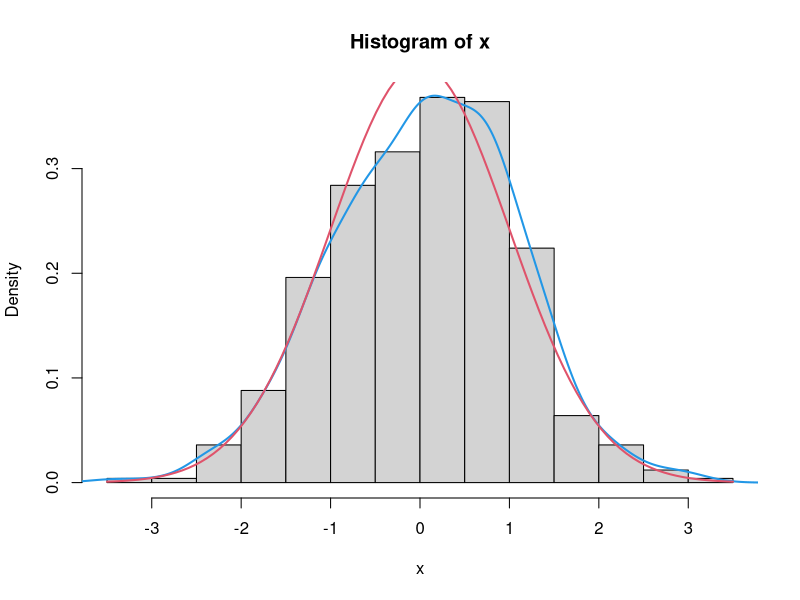
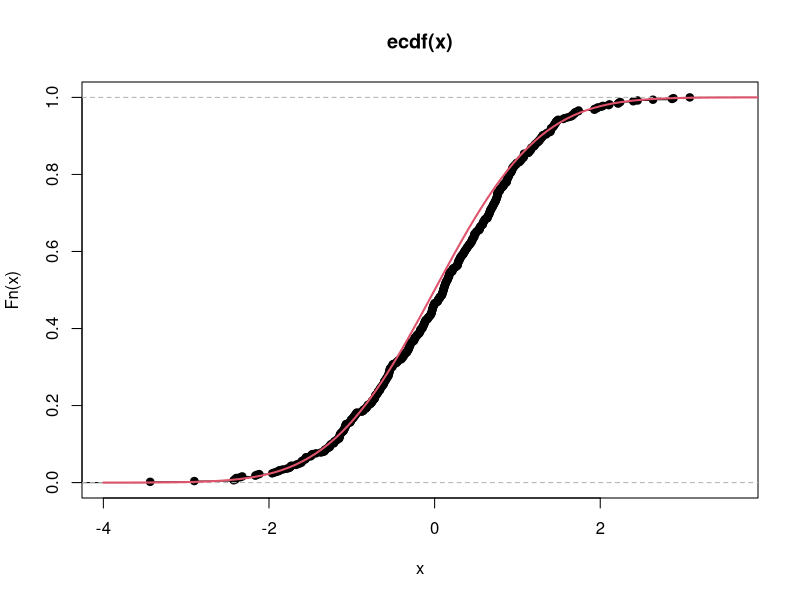
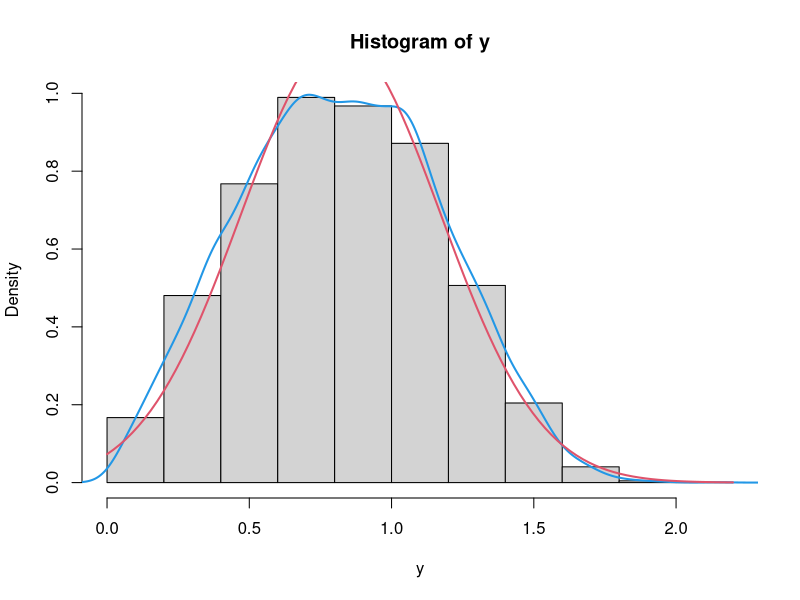
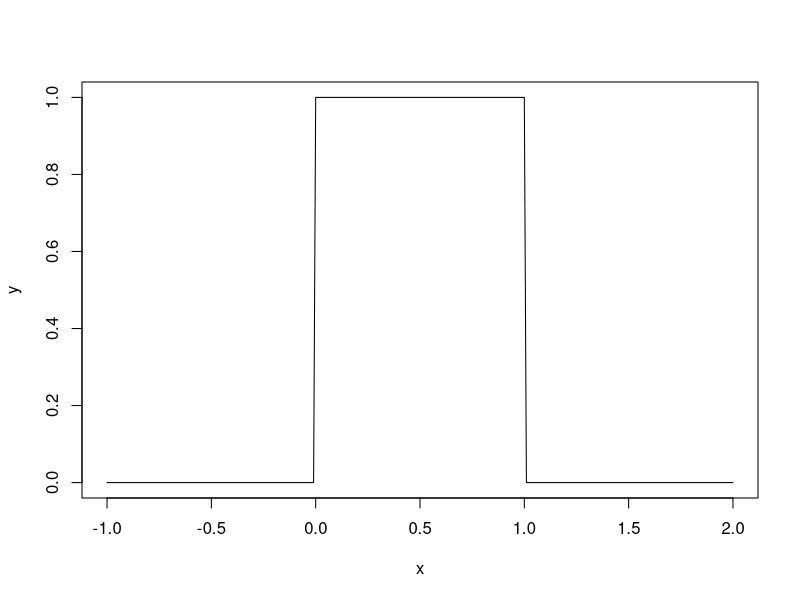
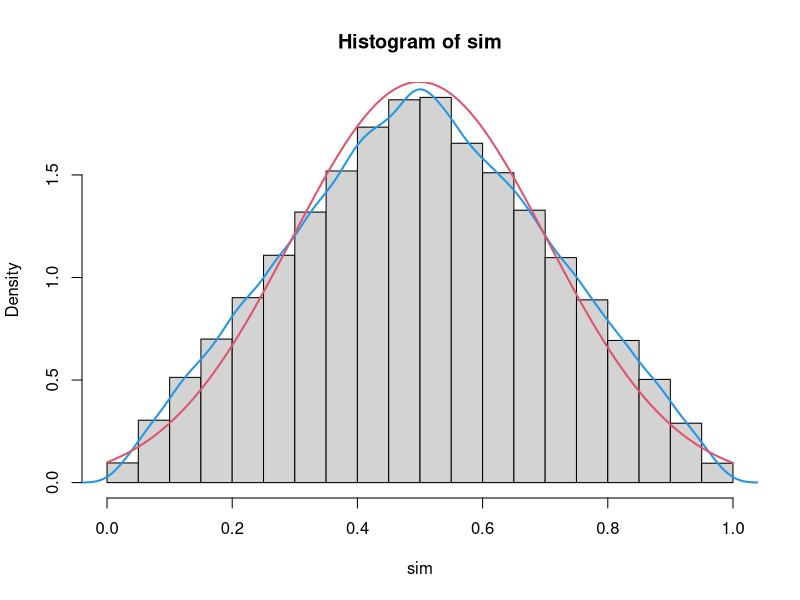
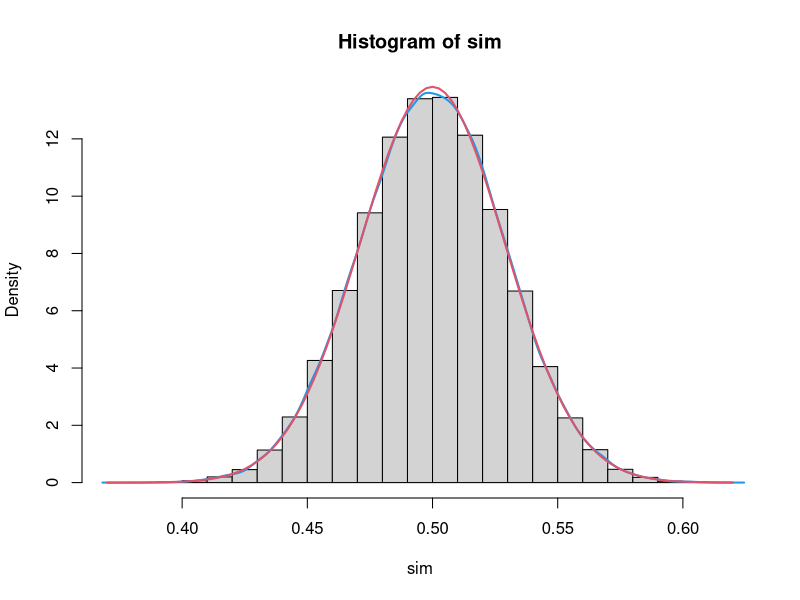
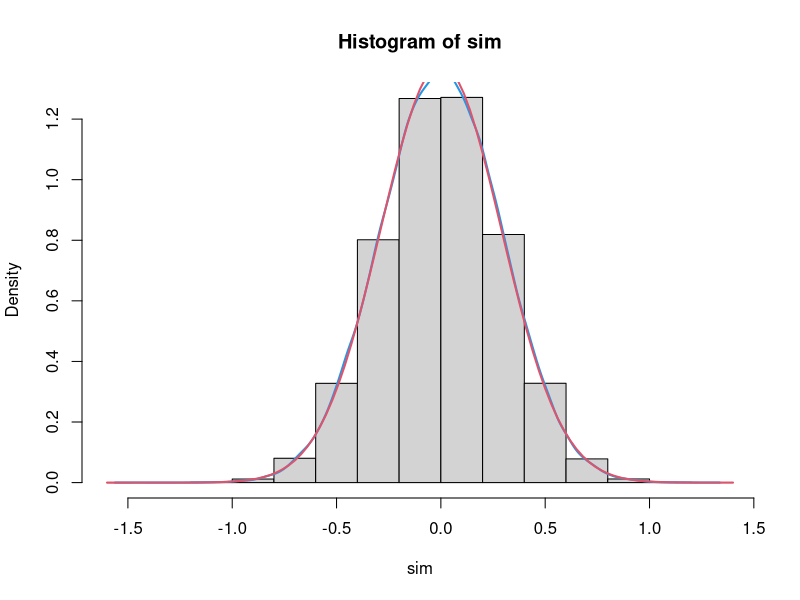
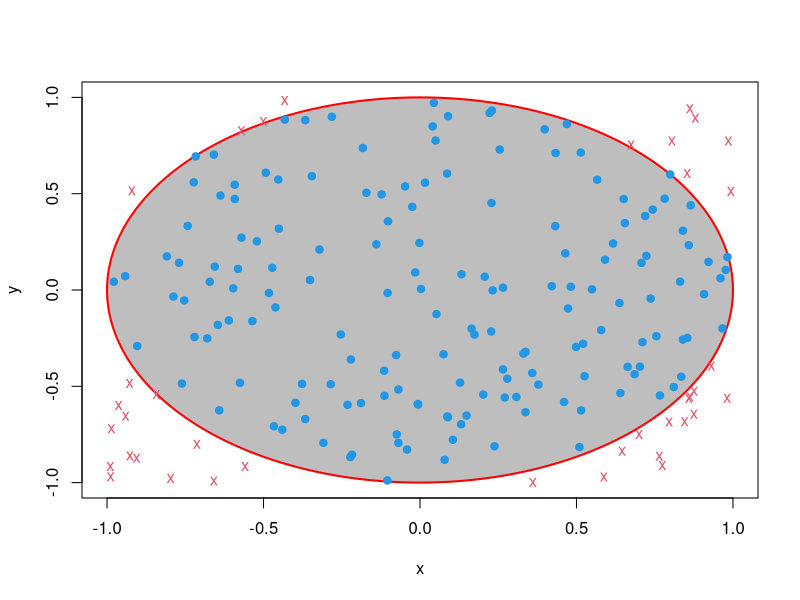

The R script that drew these images, in order:
## ---- chunk 1
# pazisiurekime p ir d sarysi: p = \int d
print("Skaiciai turi sutapti:")
integrate(dnorm, -Inf, 1)
pnorm(1)

# p ir q sarysis - tai vienas kitam prie6ingos funkcijos
print("Ar nustebsite, kad atsakymas bus 0.66?")
qnorm(pnorm(0.66))

# generavimas
print("O cia galiausiai generavimo pvz:")
x = rnorm(10000)
summary(x)

## ---- chunk 2
# sugeneruojame dydzius ir padrome grazu grafika palygonti teorija su praktika
x = rnorm(500)

# 1. histograma su branduoliniu tankiu ir palyginimu su teoriniu
hist(x, probability = TRUE)
lines(density(x), col=4, lwd=2)
curve(dnorm, lwd=2, col=2, add=TRUE)

# 2. empyrine pasiskirskirstymo funkcija 
Fn <- ecdf(x)
plot(Fn)
curve(pnorm, -4, 4, add=TRUE, col=2, lwd=2)
## ---- chunk 3
# reneruojam x
x = rnorm(10000)

# tada y
y = sqrt(abs(x))

# galiausiai gauname grafika:
hist(y, probability = TRUE)
lines(density(y), col=4, lwd=2)
curve(dnorm(x, mean=mean(y), sd=sd(y)), lwd=2, col=2, add=TRUE)
## ---- chunk 4
# kitos galimo isvados: mean, median, table (summary), density ir t.t.
summary(y)

# kokia tikimybe, kad y >1
mean(y>1)

# kokia tikimybe, kad kad y yra intervale [1, 1.5]
mean((1 <= y) & (y <=1.5))

# raskime 70% kvantili, t.y. toki x, kuriam galia lygybe: P(y<x)=0.7
quantile(y, 0.7)
## ---- chunk 5
# lets define the function that demonstrate dice roll
rollDice <- function(NDice){
  sum(sample(6, size=NDice, replace = TRUE))
}

# apply this function
rollDice(2) # pirmo zaidejo ekspermentas
rollDice(3) # antro zaidejo
rollDice(2) >= rollDice(3) # zaidimo ekspermentas

# apibrezkime ekspermento funkcija
experment <- function(){
  rollDice(2) >= rollDice(3) 
}

# lets find out the distribution of sum of two dices - abi uzklausos yra ekvivalencios
sim = replicate(10000, rollDice(2) >= rollDice(3))
sim = replicate(10000, experment())

# lets estimate the probability P(dice(3)=<dice(2))
mean(sim)
## ---- chunk 6
# tai galima padaryti su specialia vfunkcija: curve(dunif, -1, 2)
# arba patiems realizuotifunkcija
x = seq(-1, 2, by=0.01)
y = dunif(x)
plot(x, y, type='l')
## ---- chunk 7
sim = replicate(100000, mean(runif(2)))
hist(sim, probability = TRUE)
lines(density(sim), col=4, lwd=2)
curve(dnorm(x, mean=mean(sim), sd=sd(sim)), lwd=2, col=2, add=TRUE)
## ---- chunk 8
sim = replicate(100000, mean(runif(100)))
hist(sim, probability = TRUE)
lines(density(sim), col=4, lwd=2)
curve(dnorm(x, mean=mean(sim), sd=sd(sim)), lwd=2, col=2, add=TRUE)
## ---- chunk 9
N = 50
sim = replicate(100000, sqrt(N)*(mean(runif(N))-0.5))
hist(sim, probability = TRUE)
lines(density(sim), col=4, lwd=2)
curve(dnorm(x, mean=mean(sim), sd=sd(sim)), lwd=2, col=2, add=TRUE)
## ---- chunk 10
t = seq(0, 2*pi, by=0.01)
xx = cos(t)
yy = sin(t)
plot(NA, xlim=c(-1,1), ylim=c(-1,1), xlab="x", ylab="y")
polygon(xx, yy, col = "gray", border = "red", lwd=2)
N = 200
x = runif(N, -1, 1)
y = runif(N, -1, 1)
ind = x^2 + y^2 <= 1
points(x[ind], y[ind], pch=19, col=4)
points(x[!ind], y[!ind], pch = "x", col=2)

## ---- chunk 11
N = 100000
x = runif(N, -1, 1)
y = runif(N, -1, 1)
mean(x^2 + y^2 <= 1) * 4
## ---- chunk 12
N = 1000
x = runif(N, -1, 1)
y = runif(N, -1, 1)
sim = (x^2 + y^2 <= 1) * 4
cummean = cumsum(sim) / seq_along(sim)
plot(cummean, type="l")
abline(a=pi, b=0, col=3)
## ---- chunk 13
N = 100
x = rnorm(N, 0)
y = rnorm(N, 0.0)
t.test(x,y)

## ---- chunk 14
# library('car')
# generuojame duomenis
N = 100
x = rnorm(N, mean=2)
y = 2 -3*x^2 + rnorm(N)

# tiesines regresijos iverciu radimas
lmFit = lm(y~x)
lmFitSumm = summary(lmFit)
lmFitSumm
